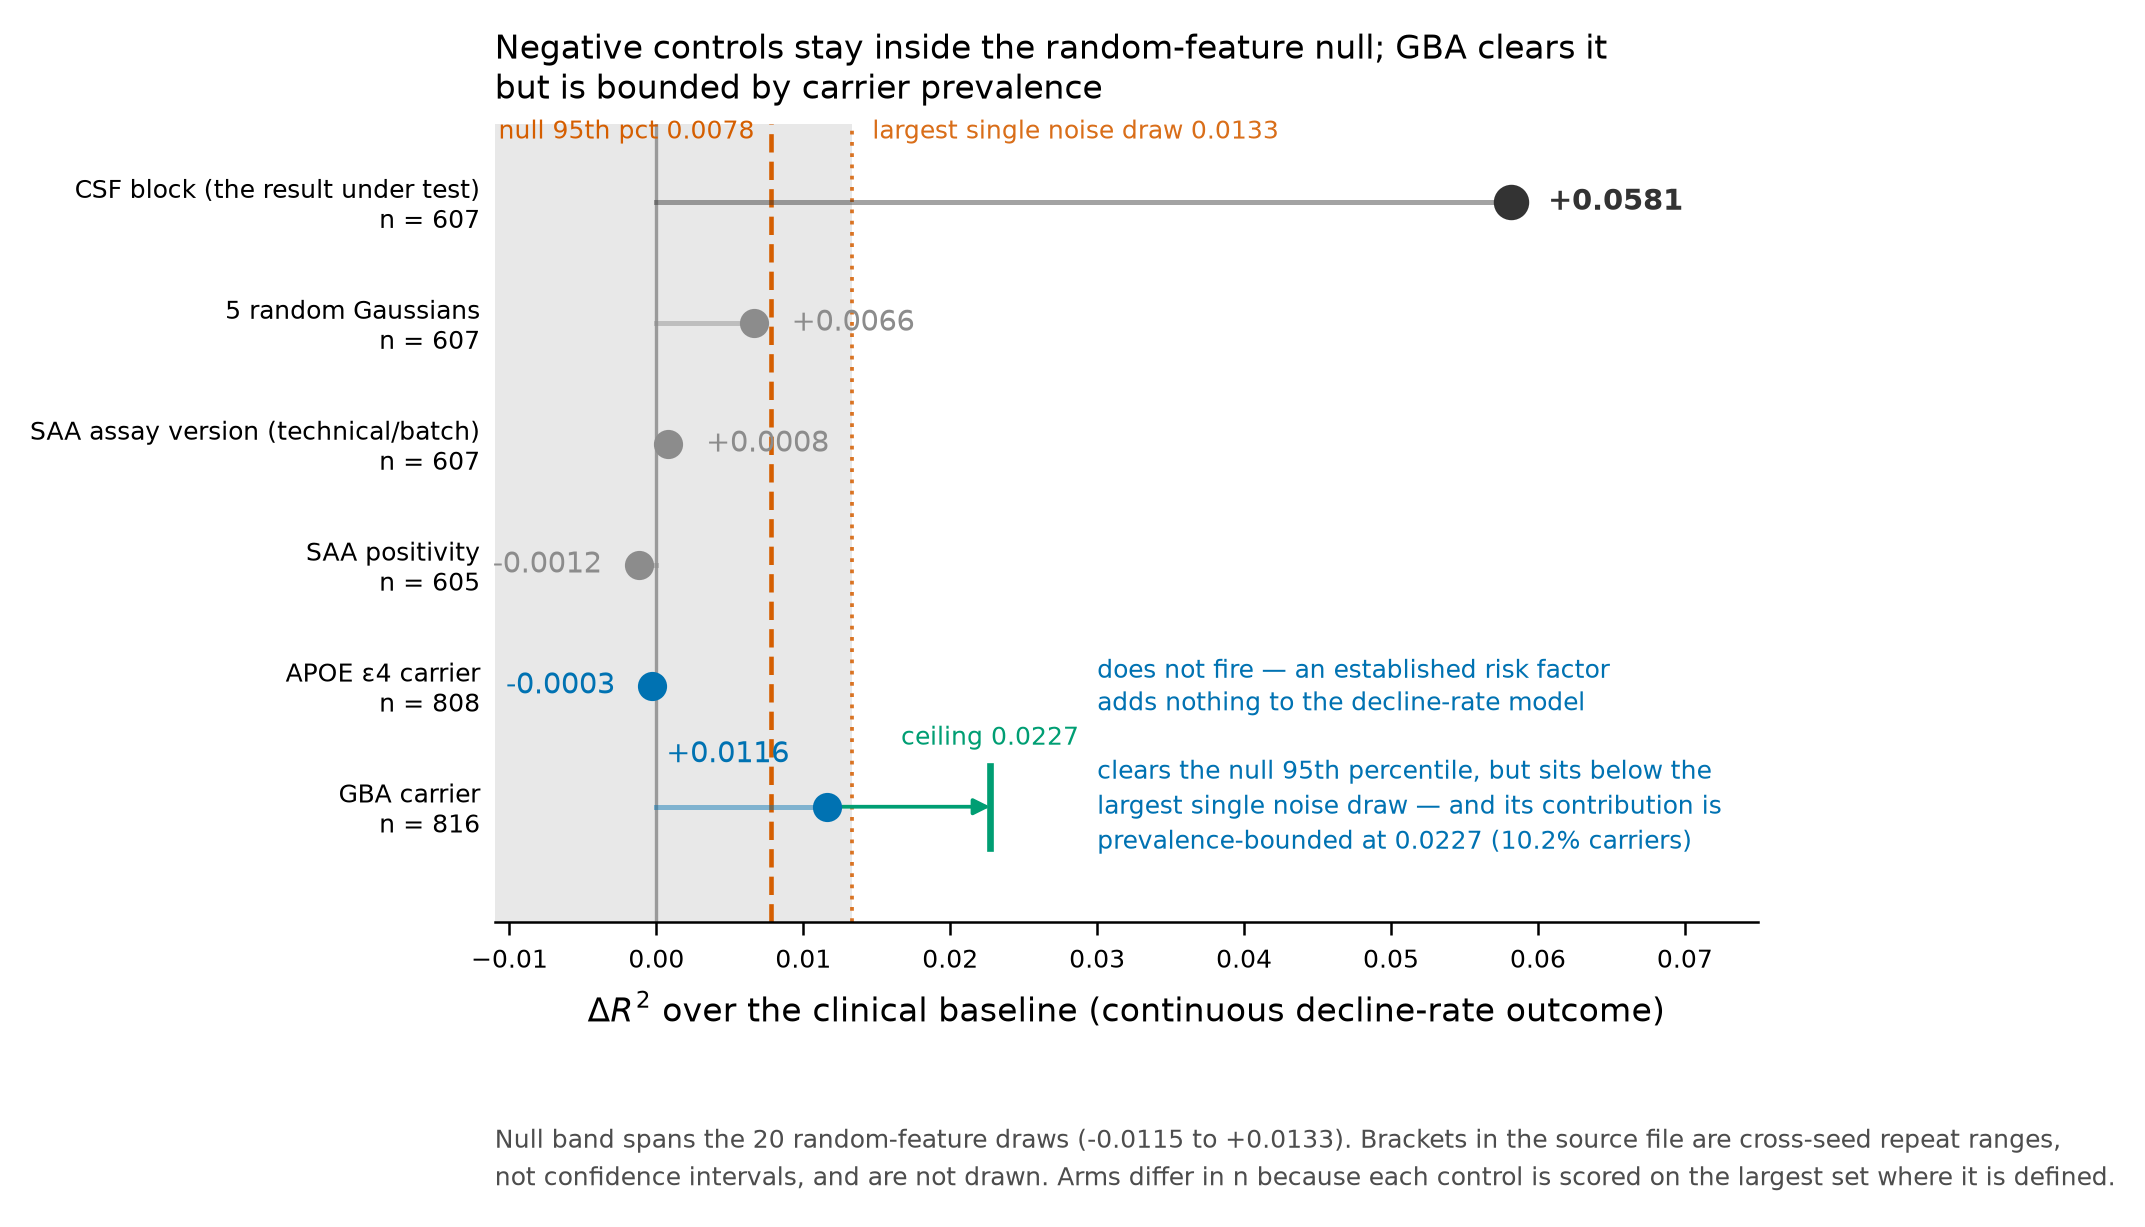

Write the Python code that produced this figure.
"""FIG 5 - Controls against the random-feature null.

One panel: dR2 for each control arm, plotted against the null band from the
20 random-feature draws. Negative controls (SAA positivity, SAA assay version,
random Gaussians) should sit inside the null. Established positive controls
(GBA carrier, APOE e4) are the interesting cases.

Every number is read from JSON at runtime. Nothing is hardcoded.

PROVENANCE
  all control arms ......... phase2/rank11_controls.json arms
  null band / p95 / max .... phase2/noise_floor_distribution.json
  GBA prevalence ceiling ... phase2/gba_scale_anchor.json
                             r2_ceiling_at_this_prevalence

TWO ANNOTATIONS THE PANEL MUST CARRY
  1. GBA clears the null 95th percentile but sits BELOW the largest single
     noise draw -- clearing a percentile is not the same as exceeding every
     draw, and the figure shows both lines so the reader can see it.
  2. GBA's contribution is PREVALENCE-BOUNDED. At its observed carrier
     prevalence the maximum attainable R2 contribution is the ceiling from
     gba_scale_anchor.json. Drawn as a bound so the bar reads as capped by
     design rather than as a weak effect.

  APOE e4 not firing is a REPORTABLE RESULT, not an empty row. It is drawn
  with a visible zero-stub and labelled, never left blank.

NOTE ON INTERVALS
  rank11_controls.json carries repeat_lo / repeat_hi on every arm. Those are
  CROSS-SEED REPEAT RANGES, not confidence intervals, and the file says so.
  They are NOT drawn as error bars. The only interval anywhere in this figure
  set that is a real CI is the subject-level bootstrap in Figure 1.
"""
import json
import os
import sys

import matplotlib as mpl
import matplotlib.pyplot as plt
import numpy as np

sys.path.insert(0, os.path.dirname(os.path.abspath(__file__)))
from figstyle import apply_figure_style, bbox_check, panel_letter, set_frame

# Repo-relative. This file lives at <repo>/revision/figures/, so the repo
# root is two levels up. That holds in the WSL repro environment and in a
# clean checkout, so a figure is never built against a path that exists on
# only one machine.
OUT = os.path.dirname(os.path.abspath(__file__))
REPO = os.path.dirname(os.path.dirname(OUT))
BASE = os.path.join(REPO, "data", "processed")
assert os.path.isdir(BASE), f"artifact directory not found: {BASE}"
os.makedirs(OUT, exist_ok=True)


def load(rel):
    with open(os.path.join(BASE, rel)) as fh:
        return json.load(fh)


# ---------------------------------------------------------------- data
rk = load("phase2/rank11_controls.json")
nf = load("phase2/noise_floor_distribution.json")
gba = load("phase2/gba_scale_anchor.json")
inc = load("phase2/increment.json")

arms = rk["arms"]
rq1 = inc["rq1_csf"]
p95, nmax, nmin = nf["p95"], nf["max"], nf["min"]
ceiling = gba["r2_ceiling_at_this_prevalence"]

# --- runtime gates -------------------------------------------------------
# 1. the anchor arm must still BE the committed increment -- this file carries
#    a deliberate anchor arm, so a drift here means the controls moved too
for _k in ("r2_base", "r2_aug", "dr2"):
    assert abs(arms["anchor_csf"][_k] - rq1[_k]) < 1e-9, (
        f"rank11_controls anchor_csf.{_k} no longer matches the committed anchor")

# 2. the two claims annotated on the panel must be TRUE of the plotted values.
#    If GBA ever stops clearing p95, or starts exceeding the largest draw, the
#    annotation would become false -- so assert both rather than trusting them.
_gba_dr2 = arms["pos_gba_status"]["dr2"]
assert _gba_dr2 > p95, "annotation claims GBA clears the null p95"
assert _gba_dr2 < nmax, "annotation claims GBA sits below the largest noise draw"
assert _gba_dr2 < ceiling, "GBA dr2 must lie under its own prevalence ceiling"

# 3. gba_scale_anchor must be describing the same GBA arm (it stores a 4 dp
#    copy of it) -- guards against the two files drifting apart
_dp = len(str(gba["observed_dr2"]).split(".")[-1])
assert round(_gba_dr2, _dp) == round(gba["observed_dr2"], _dp), (
    "gba_scale_anchor.observed_dr2 no longer restates rank11 pos_gba_status.dr2")

# 4. every negative control must sit inside the null band, which is the whole
#    point of calling them negative controls
for _key in ("neg_saa_csfset", "neg_assay_csfset", "neg_noise_csfset",
             "neg_saa_max", "neg_assay_max"):
    assert arms[_key]["dr2"] < p95, (
        f"{_key} is labelled a negative control but clears the null p95")

# rows, ordered so the null-consistent controls group together and the two
# established genetic factors sit at the bottom where the annotations go
# (key, display label, kind)
rows = [
    ("anchor_csf", "CSF block (the result under test)", "anchor"),
    ("neg_noise_csfset", "5 random Gaussians", "neg"),
    ("neg_assay_csfset", "SAA assay version (technical/batch)", "neg"),
    ("neg_saa_csfset", "SAA positivity", "neg"),
    ("pos_APOE_e4", "APOE \u03b54 carrier", "pos"),
    ("pos_gba_status", "GBA carrier", "pos"),
]

# ---------------------------------------------------------------- style
apply_figure_style(sizes=(8, 7, 6))
ANCHOR = "#333333"
NEGC = "#8C8C8C"
POSC = "#0072B2"
NULLBAND = "#C9C9C9"
REF = "#D55E00"
CEIL = "#009E73"

# Axes fills the canvas: the previous geometry left roughly a quarter of the
# figure empty between the x-axis label and the footnote.
fig = plt.figure(figsize=(7.2, 4.0))
ax = fig.add_axes([0.325, 0.255, 0.585, 0.665])

y = np.arange(len(rows))[::-1]

# --- the null, as a band plus its two reference lines --------------------
# The band spans the ACTUAL extent of the 20 draws (min to max). Ending it at
# p95 while a dotted line for the largest draw sits outside it reads as a band
# that stops short of its own contents.
ax.axvspan(nmin, nmax, color=NULLBAND, alpha=0.42, lw=0, zorder=0)
ax.axvline(0.0, color="#9A9A9A", lw=0.8, zorder=1)
ax.axvline(p95, color=REF, lw=1.1, ls=(0, (4, 2)), zorder=2)
ax.axvline(nmax, color=REF, lw=0.9, ls=(0, (1, 2)), alpha=0.85, zorder=2)

# --- control arms --------------------------------------------------------
for yi, (key, lab, kind) in zip(y, rows):
    a = arms[key]
    d = a["dr2"]
    col = {"anchor": ANCHOR, "neg": NEGC, "pos": POSC}[kind]
    ax.plot([0.0, d], [yi, yi], color=col, lw=1.2, alpha=0.45, zorder=3)
    # a near-zero arm still gets a visible mark: not firing is a RESULT
    ax.plot([d], [yi], marker="o", ms=7.5 if kind == "anchor" else 6.0,
            color=col, zorder=4, clip_on=False)
    # GBA's value label goes to the LEFT of its mark. To the right sits the
    # prevalence-ceiling tick and its arrow; directly above, the largest-noise-
    # draw rule at nmax passes through the text.
    if key == "pos_gba_status":
        ax.annotate(f"{d:+.4f}", xy=(d, yi), xytext=(-9, 9),
                    textcoords="offset points", ha="right", va="bottom",
                    color=col, fontsize=mpl.rcParams["legend.fontsize"])
    else:
        off = 9 if d >= 0 else -9
        ha = "left" if d >= 0 else "right"
        ax.annotate(f"{d:+.4f}", xy=(d, yi), xytext=(off, 0),
                    textcoords="offset points", ha=ha, va="center", color=col,
                    fontsize=mpl.rcParams["legend.fontsize"],
                    fontweight="bold" if kind == "anchor" else "normal")

# --- GBA prevalence ceiling ---------------------------------------------
y_gba = y[[r[0] for r in rows].index("pos_gba_status")]
ax.plot([ceiling, ceiling], [y_gba - 0.34, y_gba + 0.34], color=CEIL, lw=1.6,
        zorder=5)
ax.annotate(f"ceiling {ceiling:.4f}", xy=(ceiling, y_gba + 0.36),
            xytext=(0, 3), textcoords="offset points", ha="center", va="bottom",
            color=CEIL, fontsize=mpl.rcParams["xtick.labelsize"])
# span from the observed GBA value to its ceiling, so "bounded" is visible
ax.annotate("", xy=(ceiling, y_gba), xytext=(_gba_dr2, y_gba),
            arrowprops=dict(arrowstyle="-|>", lw=0.9, color=CEIL,
                            shrinkA=3, shrinkB=0))

ax.set_yticks(y)
ax.set_yticklabels([f"{lab}\nn = {arms[key]['n']}" for key, lab, _ in rows])
ax.set_xlabel("$\\Delta R^2$ over the clinical baseline "
              "(continuous decline-rate outcome)")
ax.set_xlim(-0.011, 0.075)
ax.set_ylim(-0.95, len(rows) - 0.35)
ax.set_title("Negative controls stay inside the random-feature null; GBA "
             "clears it\nbut is bounded by carrier prevalence", loc="left")
set_frame(ax, "open")
ax.tick_params(axis="y", length=0)
ax.spines["left"].set_visible(False)

# --- reference-line labels ----------------------------------------------
_top = len(rows) - 0.42
ax.annotate(f"null 95th pct {p95:.4f}", xy=(p95, _top), xytext=(-4, 0),
            textcoords="offset points", ha="right", va="center", color=REF,
            fontsize=mpl.rcParams["xtick.labelsize"])
ax.annotate(f"largest single noise draw {nmax:.4f}", xy=(nmax, _top),
            xytext=(5, 0), textcoords="offset points", ha="left", va="center",
            color=REF, alpha=0.9, fontsize=mpl.rcParams["xtick.labelsize"])

# --- the APOE result, stated rather than left blank ----------------------
y_apoe = y[[r[0] for r in rows].index("pos_APOE_e4")]
# No leader lines on these two notes: a leader spanning half the panel crosses
# the null band and the other rows' marks. Each note sits on its own row, which
# is unambiguous without one.
ax.annotate("does not fire \u2014 an established risk factor\n"
            "adds nothing to the decline-rate model",
            xy=(0.030, y_apoe), ha="left", va="center", color=POSC,
            fontsize=mpl.rcParams["xtick.labelsize"], linespacing=1.4)

# --- the GBA nuance, stated on the panel ---------------------------------
# One block, not two: the bottom row has no vertical room for stacked notes,
# and the ceiling mark is already labelled at the tick itself.
ax.annotate("clears the null 95th percentile, but sits below the\n"
            "largest single noise draw \u2014 and its contribution is\n"
            f"prevalence-bounded at {ceiling:.4f} "
            f"({gba['prevalence'] * 100:.1f}% carriers)",
            xy=(0.030, y_gba), ha="left", va="center", color=POSC,
            fontsize=mpl.rcParams["xtick.labelsize"], linespacing=1.4)

fig.text(0.325, 0.088,
         f"Null band spans the {nf['n_draws']} random-feature draws "
         f"({nmin:+.4f} to {nmax:+.4f}). Brackets in the source file are "
         f"cross-seed repeat ranges,\nnot confidence intervals, and are not "
         f"drawn. Arms differ in n because each control is scored on the "
         f"largest set where it is defined.",
         fontsize=mpl.rcParams["xtick.labelsize"], color="#4D4D4D", ha="left",
         va="top", linespacing=1.5)

assert not bbox_check(fig), "layout QA gate failed -- fix before saving"
fig.savefig(os.path.join(OUT, "fig5_controls.png"), dpi=300)
fig.savefig(os.path.join(OUT, "fig5_controls.pdf"))

print("FIG 5 -- value : source")
for key, lab, kind in rows:
    a = arms[key]
    print(f"  {lab:38} n={a['n']:4d} dr2={a['dr2']:+.10f}"
          "   <- phase2/rank11_controls.json arms")
print(f"  null mean/p95/max  {nf['mean']:+.10f} / {p95:.10f} / {nmax:.10f}"
      "   <- phase2/noise_floor_distribution.json")
print(f"  GBA ceiling        {ceiling:.10f}  at prevalence "
      f"{gba['prevalence']:.10f}   <- phase2/gba_scale_anchor.json")
print(f"  GBA clears p95: {_gba_dr2 > p95}   below largest draw: {_gba_dr2 < nmax}")
